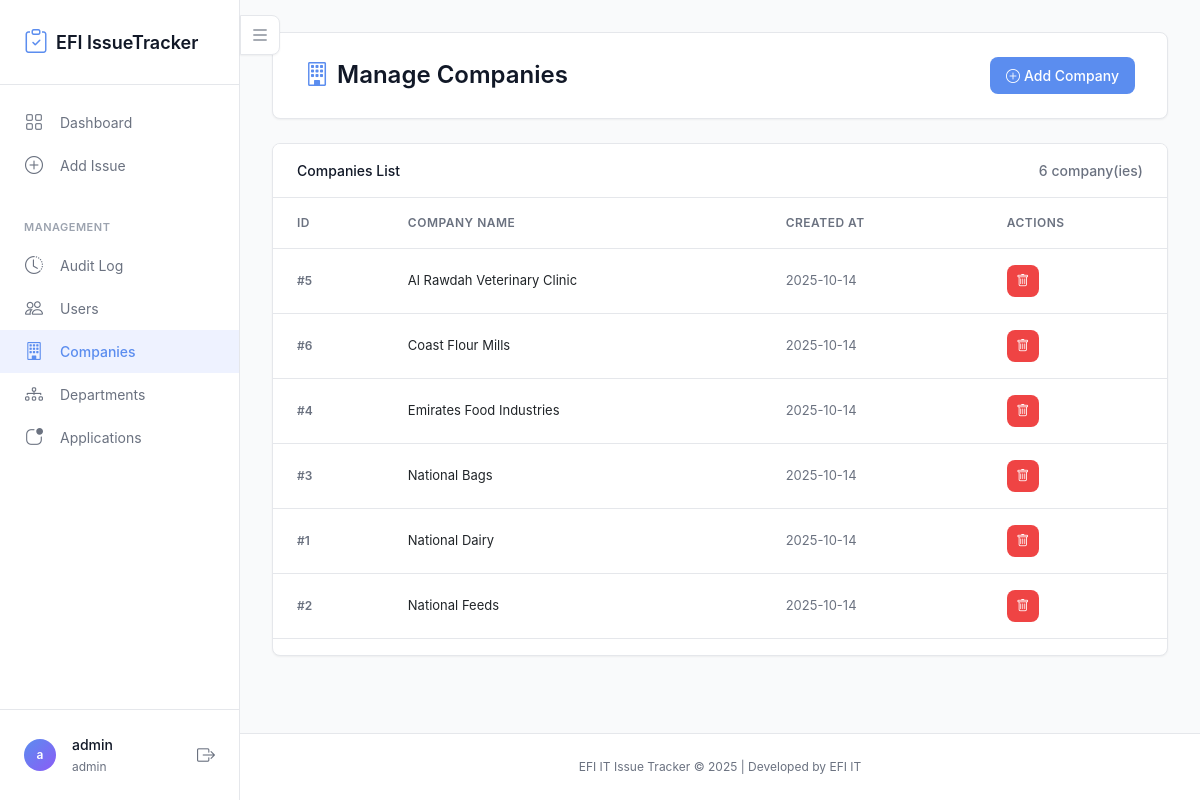
The app's page /companies (signed in) with its own data.
### tables this page shows
CREATE TABLE users (
                id INTEGER PRIMARY KEY AUTOINCREMENT,
                username TEXT UNIQUE NOT NULL,
                password_hash TEXT NOT NULL,
                role TEXT NOT NULL CHECK(role IN ('admin', 'viewer')),
                created_at TIMESTAMP DEFAULT CURRENT_TIMESTAMP
            );

CREATE TABLE companies (
                id INTEGER PRIMARY KEY AUTOINCREMENT,
                name TEXT UNIQUE NOT NULL,
                created_at TIMESTAMP DEFAULT CURRENT_TIMESTAMP
            );

### app.py (the view)
@app.route('/companies')
@login_required
@admin_required
def manage_companies():
    companies = Company.get_all()
    return render_template('manage_companies.html', companies=companies)

### app.py (called while the page is built)
@login_manager.user_loader
def load_user(user_id):
    user_data = User.get_by_id(int(user_id))
    if user_data:
        return FlaskUser(user_data)
    return None

def admin_required(f):
    @wraps(f)
    def decorated_function(*args, **kwargs):
        if not current_user.is_authenticated or not current_user.is_admin():
            flash('You need admin privileges to access this page.', 'danger')
            return redirect(url_for('dashboard'))
        return f(*args, **kwargs)
    return decorated_function

    def is_admin(self):
        return self.role == 'admin'

### models.py (called while the page is built)
    @staticmethod
    def get_by_id(user_id, db_path='issue_tracker.db'):
        conn = sqlite3.connect(db_path)
        conn.row_factory = sqlite3.Row
        cursor = conn.cursor()
        cursor.execute('SELECT * FROM users WHERE id = ?', (user_id,))
        user = cursor.fetchone()
        conn.close()
        return dict(user) if user else None

    @staticmethod
    def get_all(db_path='issue_tracker.db'):
        conn = sqlite3.connect(db_path)
        conn.row_factory = sqlite3.Row
        cursor = conn.cursor()
        cursor.execute('SELECT * FROM companies ORDER BY name')
        companies = cursor.fetchall()
        conn.close()
        return [dict(company) for company in companies]

### templates/manage_companies.html (shortened to what this page needs)
{% extends "base.html" %}
{% block content %}
<div class="page-header">
    <h1><i class="bi bi-building"></i> Manage Companies</h1>
    <div class="header-actions">
        <button type="button" class="btn btn-primary" data-bs-toggle="modal" data-bs-target="#addCompanyModal">
            <i class="bi bi-plus-circle"></i> Add Company
        </button>
    </div>
</div>
<div class="card">
    <div class="card-header">
        <span>Companies List</span>
        <span class="text-muted">{{ companies|length }} company(ies)</span>
    </div>
    <div class="card-body">
        <div class="table-responsive">
            <table class="table">
                <thead>
                    <tr>
                        <th>ID</th>
                        <th>Company Name</th>
                        <th>Created At</th>
                        <th>Actions</th>
                    </tr>
                </thead>
                <tbody>
                    {% if companies %}
                        {% for company in companies %}
                        <tr>
                            <td><span class="issue-id">#{{ company.id }}</span></td>
                            <td>{{ company.name }}</td>
                            <td><span class="text-muted">{{ company.created_at[:10] if company.created_at else '-' }}</span></td>
                            <td>
                                <button type="button" class="btn btn-sm btn-danger btn-icon" data-bs-toggle="modal" data-bs-target="#deleteModal{{ company.id }}" title="Delete">
                                    <i class="bi bi-trash"></i>
                                </button>
                            </td>
                        </tr>
                        {% endfor %}
                    {% endif %}
                </tbody>
            </table>
        </div>
    </div>
</div>
{% endblock %}

### templates/base.html (shortened to what this page needs)
<!DOCTYPE html>
<html lang="en">
<head>
    <link href="https://cdn.jsdelivr.net/npm/bootstrap@5.3.0/dist/css/bootstrap.min.css" rel="stylesheet">
    <link rel="stylesheet" href="https://cdn.jsdelivr.net/npm/bootstrap-icons@1.11.0/font/bootstrap-icons.css">
    <link rel="stylesheet" href="{{ url_for('static', filename='css/style.css') }}">
</head>
<body class="sidebar-loading">
    {% if current_user.is_authenticated %}
    <div class="app-container">
        <aside class="sidebar">
            <div class="sidebar-header">
                <a href="{{ url_for('dashboard') }}" class="sidebar-brand">
                    <i class="bi bi-clipboard-check"></i>
                    <span>EFI IssueTracker</span>
                </a>
            </div>
            <nav class="sidebar-nav">
                <div class="sidebar-section">
                    <ul class="sidebar-menu">
                        <li class="sidebar-menu-item">
                            <a href="{{ url_for('dashboard') }}" class="sidebar-menu-link {% if request.endpoint == 'dashboard' %}active{% endif %}">
                                <i class="bi bi-grid"></i>
                                <span>Dashboard</span>
                            </a>
                        </li>
                        {% if current_user.is_admin() %}
                        <li class="sidebar-menu-item">
                            <a href="{{ url_for('add_issue') }}" class="sidebar-menu-link {% if request.endpoint == 'add_issue' %}active{% endif %}">
                                <i class="bi bi-plus-circle"></i>
                                <span>Add Issue</span>
                            </a>
                        </li>
                        {% endif %}
                    </ul>
                </div>
                <div class="sidebar-section">
                    <div class="sidebar-section-title">Management</div>
                    <ul class="sidebar-menu">
                        <li class="sidebar-menu-item">
                            <a href="{{ url_for('audit_log') }}" class="sidebar-menu-link {% if request.endpoint == 'audit_log' %}active{% endif %}">
                                <i class="bi bi-clock-history"></i>
                                <span>Audit Log</span>
                            </a>
                        </li>
                        {% if current_user.is_admin() %}
                        <li class="sidebar-menu-item">
                            <a href="{{ url_for('manage_users') }}" class="sidebar-menu-link {% if request.endpoint == 'manage_users' %}active{% endif %}">
                                <i class="bi bi-people"></i>
                                <span>Users</span>
                            </a>
                        </li>
                        <li class="sidebar-menu-item">
                            <a href="{{ url_for('manage_companies') }}" class="sidebar-menu-link {% if request.endpoint == 'manage_companies' %}active{% endif %}">
                                <i class="bi bi-building"></i>
                                <span>Companies</span>
                            </a>
                        </li>
                        <li class="sidebar-menu-item">
                            <a href="{{ url_for('manage_departments') }}" class="sidebar-menu-link {% if request.endpoint == 'manage_departments' %}active{% endif %}">
                                <i class="bi bi-diagram-3"></i>
                                <span>Departments</span>
                            </a>
                        </li>
                        <li class="sidebar-menu-item">
                            <a href="{{ url_for('manage_applications') }}" class="sidebar-menu-link {% if request.endpoint == 'manage_applications' %}active{% endif %}">
                                <i class="bi bi-app-indicator"></i>
                                <span>Applications</span>
                            </a>
                        </li>
                        {% endif %}
                    </ul>
                </div>
            </nav>
            <div class="sidebar-footer">
                <div class="sidebar-user">
                    <div class="sidebar-user-avatar">
                        {{ current_user.username[0] }}
                    </div>
                    <div class="sidebar-user-info">
                        <span class="sidebar-user-name">{{ current_user.username }}</span>
                        <span class="sidebar-user-role">{{ current_user.role }}</span>
                    </div>
                    <a href="{{ url_for('logout') }}" class="sidebar-logout" title="Logout">
                        <i class="bi bi-box-arrow-right"></i>
                    </a>
                </div>
            </div>
        </aside>
        <div class="main-content">
            <button class="sidebar-toggle" id="sidebarToggle" title="Toggle Sidebar">
                <i class="bi bi-list"></i>
            </button>
    {% endif %}
            <main class="container">
                {% block content %}{% endblock %}
            </main>
            <footer class="footer">
                <div class="container text-center">
                    <span class="text-muted">EFI IT Issue Tracker &copy; 2025 | Developed by EFI IT</span>
                </div>
            </footer>
        {% if current_user.is_authenticated %}
        </div>
    </div>
    {% endif %}
</body>
</html>

### records on screen
users: username "a", username "admin", role "admin"
companies: id "5", name "Al Rawdah Veterinary Clinic", created_at "2025-10-14"
companies: id "6", name "Coast Flour Mills", created_at "2025-10-14"
companies: id "4", name "Emirates Food Industries", created_at "2025-10-14"
companies: id "3", name "National Bags", created_at "2025-10-14"
companies: id "1", name "National Dairy", created_at "2025-10-14"
companies: id "2", name "National Feeds", created_at "2025-10-14"

### other values on screen
{{ companies|length }} "6"
